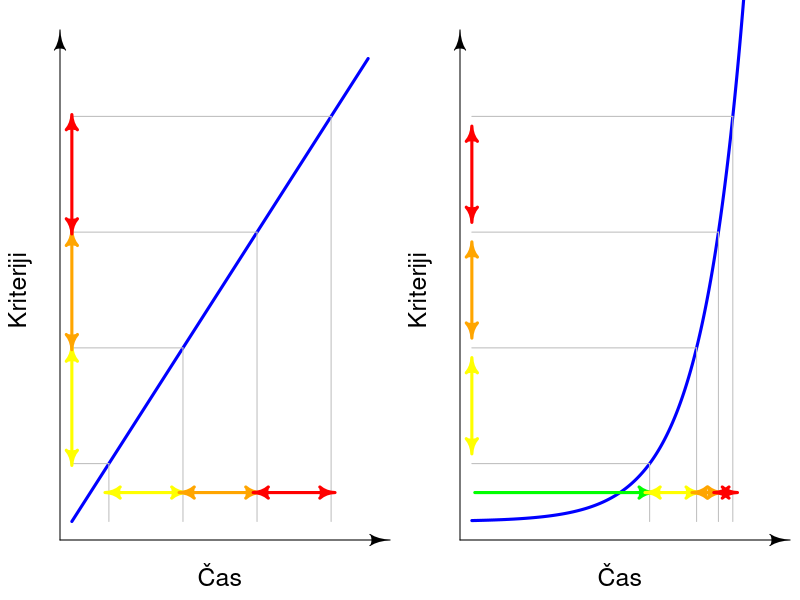
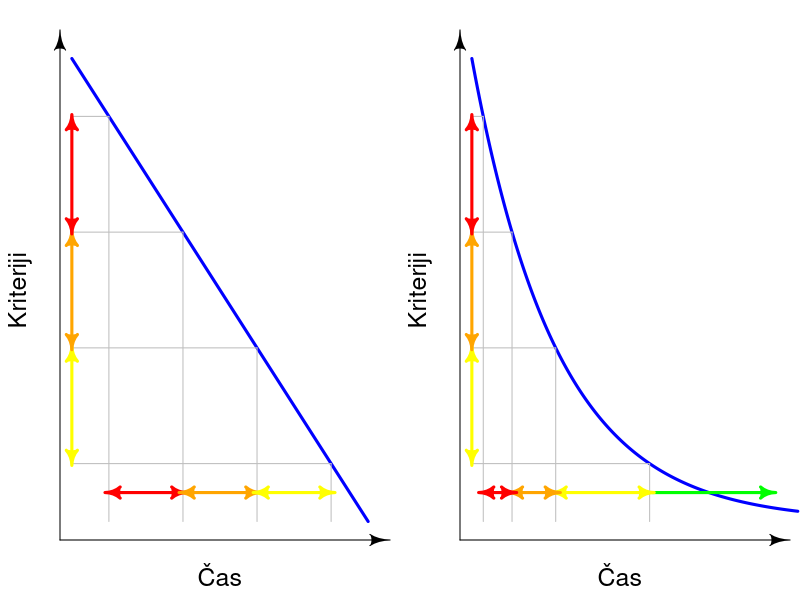

These figures' R source, in order:
library(shape)
a <- 2

xmin = -6
x <- seq(xmin, 5, 0.01)
x1 <- seq(0, 8, 0.01)
y1 = x1
y2 <- a^x
y3 <- -x1 + 8
y4 <- (sqrt(a)/a)^x

## plot linear up
png("figures/criteria-up.png", width = 1400, height = 700)
par(mar = c(3, 3, 2, 1), xpd = TRUE, mfrow = c(1,2))
col1 = "gray"
dist <- 0.1
aw <- 0.2
al <- 0.3
lw <- 3
plot(x1, y1, type = "l", bty = "n", 
     lwd = lw, col = "blue",
     axes = FALSE,
     xlim = c(0, 8),
     xlab = "", ylab = "", ylim = c(0,8))
k <- c(1,3,5,7)
lapply(k, function(x) lines(c(0, x), c(x, x), col = col1))
lapply(k, function(x) lines(c(x,x), c(0,x),  col = col1))

u <- par("usr")
Arrows(u[1], u[3], u[2], u[3], code = 2, xpd = TRUE, arr.type="curved", arr.width=0.2)
Arrows(u[1], u[3], u[1], u[4], code = 2, xpd = TRUE,  arr.type="curved", arr.width=0.2)

Arrows(0, 1+dist,  0, 3-dist, code = 3, arr.type="curved", arr.width=aw, arr.length = al, col = "yellow", lwd = lw)
Arrows(0, 3+dist,  0, 5-dist, code = 3, arr.type="curved", arr.width=aw, arr.length = al, col = "orange", lwd = lw)
Arrows(0, 5+dist,  0, 7-dist, code = 3, arr.type="curved", arr.width=aw, arr.length = al, col = "red", lwd = lw)

Arrows( 1+dist,  0.5, 3-dist, 0.5, code = 3, arr.type="curved",arr.width=aw, arr.length = al, col = "yellow", lwd = lw)
Arrows( 3+dist,  0.5, 5-dist, 0.5, code = 3, arr.type="curved",arr.width=aw, arr.length = al, col = "orange", lwd = lw)
Arrows( 5+dist,  0.5, 7-dist, 0.5, code = 3, arr.type="curved",arr.width=aw, arr.length = al, col = "red", lwd = lw)

mtext(side = 1, line = 1.5, "Čas", cex = 1.5)
mtext(side = 2, line = 1.5, "Kriteriji", cex = 1.5)


plot(x, y2, type = "l", bty = "n", 
     lwd = lw, col = "blue",
     axes = FALSE,
     xlim = c(xmin, 4),
     xlab = "", ylab = "", ylim = c(0,8))
k <- c(1,3,5,7)
lapply(k, function(x) lines(c(xmin, log(x)/log(a)), c(x, x), col = col1))
lapply(k, function(x) lines(c(log(x)/log(a),log(x)/log(a)), c(0,x),  col = col1))

u <- par("usr")
Arrows(u[1], u[3], u[2], u[3], code = 2, xpd = TRUE, arr.type="curved", arr.width=0.2)
Arrows(u[1], u[3], u[1], u[4], code = 2, xpd = TRUE,  arr.type="curved", arr.width=0.2)

Arrows(-6, 1+0.3,  -6, 3-0.3, code = 3, arr.type="curved", arr.width=aw, arr.length = al, col = "yellow", lwd = lw)
Arrows(-6, 3+0.3,  -6, 5-0.3, code = 3, arr.type="curved", arr.width=aw, arr.length = al, col = "orange", lwd = lw)
Arrows(-6, 5+0.3,  -6, 7-0.3, code = 3, arr.type="curved", arr.width=aw, arr.length = al, col = "red", lwd = lw)

Arrows(xmin + dist , 0.5, log(1)/log(a) - dist , 0.5, code = 2, arr.type="curved", 
       arr.width=aw, arr.length = al,col = "green", lwd = lw)
Arrows(log(1)/log(a) + dist, 0.5, log(3)/log(a) - dist , 0.5, code = 3, arr.type="curved", 
       arr.width=aw, arr.length = al,col = "yellow",  lwd = lw)
Arrows(log(3)/log(a) + dist, 0.5, log(5)/log(a) - dist , 0.5, code = 3, arr.type="curved", 
       arr.width=aw, arr.length = al,col = "orange",  lwd = lw)
Arrows(log(5)/log(a) + dist, 0.5, log(7)/log(a) - dist , 0.5, code = 3, arr.type="curved", 
       arr.width=aw, arr.length = al,col = "red",  lwd = lw)
mtext(side = 1, line = 1.5, "Čas", cex = 1.5)
mtext(side = 2, line = 1.5, "Kriteriji", cex = 1.5)

dev.off()


###############################################################################
## plot down 
png("figures/criteria-down.png", width = 1400, height = 700)
par(mar = c(3, 3, 2, 1), xpd = TRUE, mfrow = c(1,2))
col1 = "gray"
dist <- 0.1
aw <- 0.2
al <- 0.3
lw <- 3
plot(x1, y3, type = "l", bty = "n", 
     lwd = lw, col = "blue",
     axes = FALSE,
     xlim = c(0, 8),
     xlab = "", ylab = "", ylim = c(0,8))
k <- c(1,3,5,7)
lapply(k, function(x) lines(c(0, x), c(8-x, 8-x), col = col1))
lapply(k, function(x) lines(c(x,x), c(0,8-x),  col = col1))

u <- par("usr")
Arrows(u[1], u[3], u[2], u[3], code = 2, xpd = TRUE, arr.type="curved", arr.width=0.2)
Arrows(u[1], u[3], u[1], u[4], code = 2, xpd = TRUE,  arr.type="curved", arr.width=0.2)

Arrows(0, 1+dist,  0, 3-dist, code = 3, arr.type="curved", arr.width=aw, arr.length = al, col = "yellow", lwd = lw)
Arrows(0, 3+dist,  0, 5-dist, code = 3, arr.type="curved", arr.width=aw, arr.length = al, col = "orange", lwd = lw)
Arrows(0, 5+dist,  0, 7-dist, code = 3, arr.type="curved", arr.width=aw, arr.length = al, col = "red", lwd = lw)

Arrows( 1+dist,  0.5, 3-dist, 0.5, code = 3, arr.type="curved",arr.width=aw, arr.length = al, col = "red", lwd = lw)
Arrows( 3+dist,  0.5, 5-dist, 0.5, code = 3, arr.type="curved",arr.width=aw, arr.length = al, col = "orange", lwd = lw)
Arrows( 5+dist,  0.5, 7-dist, 0.5, code = 3, arr.type="curved",arr.width=aw, arr.length = al, col = "yellow", lwd = lw)

mtext(side = 1, line = 1.5, "Čas", cex = 1.5)
mtext(side = 2, line = 1.5, "Kriteriji", cex = 1.5)


plot(x, y4, type = "l", bty = "n", 
     lwd = lw, col = "blue",
     axes = FALSE,
     xlim = c(xmin, 4),
     xlab = "", ylab = "", ylim = c(0,8))
k <- c(1,3,5,7)

lapply(k, function(x) lines(c(xmin, log(x)/(log(1) - log(sqrt(a)))), c(x, x), col = col1))
lapply(k, function(x) lines(c(log(x)/(log(1) - log(sqrt(a))),log(x)/(log(1) - log(sqrt(a)))), c(0,x),  col = col1))

u <- par("usr")
Arrows(u[1], u[3], u[2], u[3], code = 2, xpd = TRUE, arr.type="curved", arr.width=0.2)
Arrows(u[1], u[3], u[1], u[4], code = 2, xpd = TRUE,  arr.type="curved", arr.width=0.2)

Arrows(-6, 1+dist,  -6, 3-dist, code = 3, arr.type="curved", arr.width=aw, arr.length = al, col = "yellow", lwd = lw)
Arrows(-6, 3+dist,  -6, 5-dist, code = 3, arr.type="curved", arr.width=aw, arr.length = al, col = "orange", lwd = lw)
Arrows(-6, 5+dist,  -6, 7-dist, code = 3, arr.type="curved", arr.width=aw, arr.length = al, col = "red", lwd = lw)

Arrows( log(1)/(log(1) - log(sqrt(a))) + dist , 0.5, 4, 0.5,code = 2, arr.type="curved", 
       arr.width=aw, arr.length = al,col = "green", lwd = lw)
Arrows( log(3)/(log(1) - log(sqrt(a))) + dist , 0.5,log(1)/(log(1) - log(sqrt(a))) - dist, 0.5, code = 3, arr.type="curved", 
       arr.width=aw, arr.length = al,col = "yellow",  lwd = lw)
Arrows( log(5)/(log(1) - log(sqrt(a))) + dist , 0.5,log(3)/(log(1) - log(sqrt(a))) - dist, 0.5, code = 3, arr.type="curved", 
        arr.width=aw, arr.length = al,col = "orange",  lwd = lw)
Arrows( log(7)/(log(1) - log(sqrt(a))) + dist , 0.5,log(5)/(log(1) - log(sqrt(a))) - dist, 0.5, code = 3, arr.type="curved", 
        arr.width=aw, arr.length = al,col = "red",  lwd = lw)

mtext(side = 1, line = 1.5, "Čas", cex = 1.5)
mtext(side = 2, line = 1.5, "Kriteriji", cex = 1.5)

dev.off()

